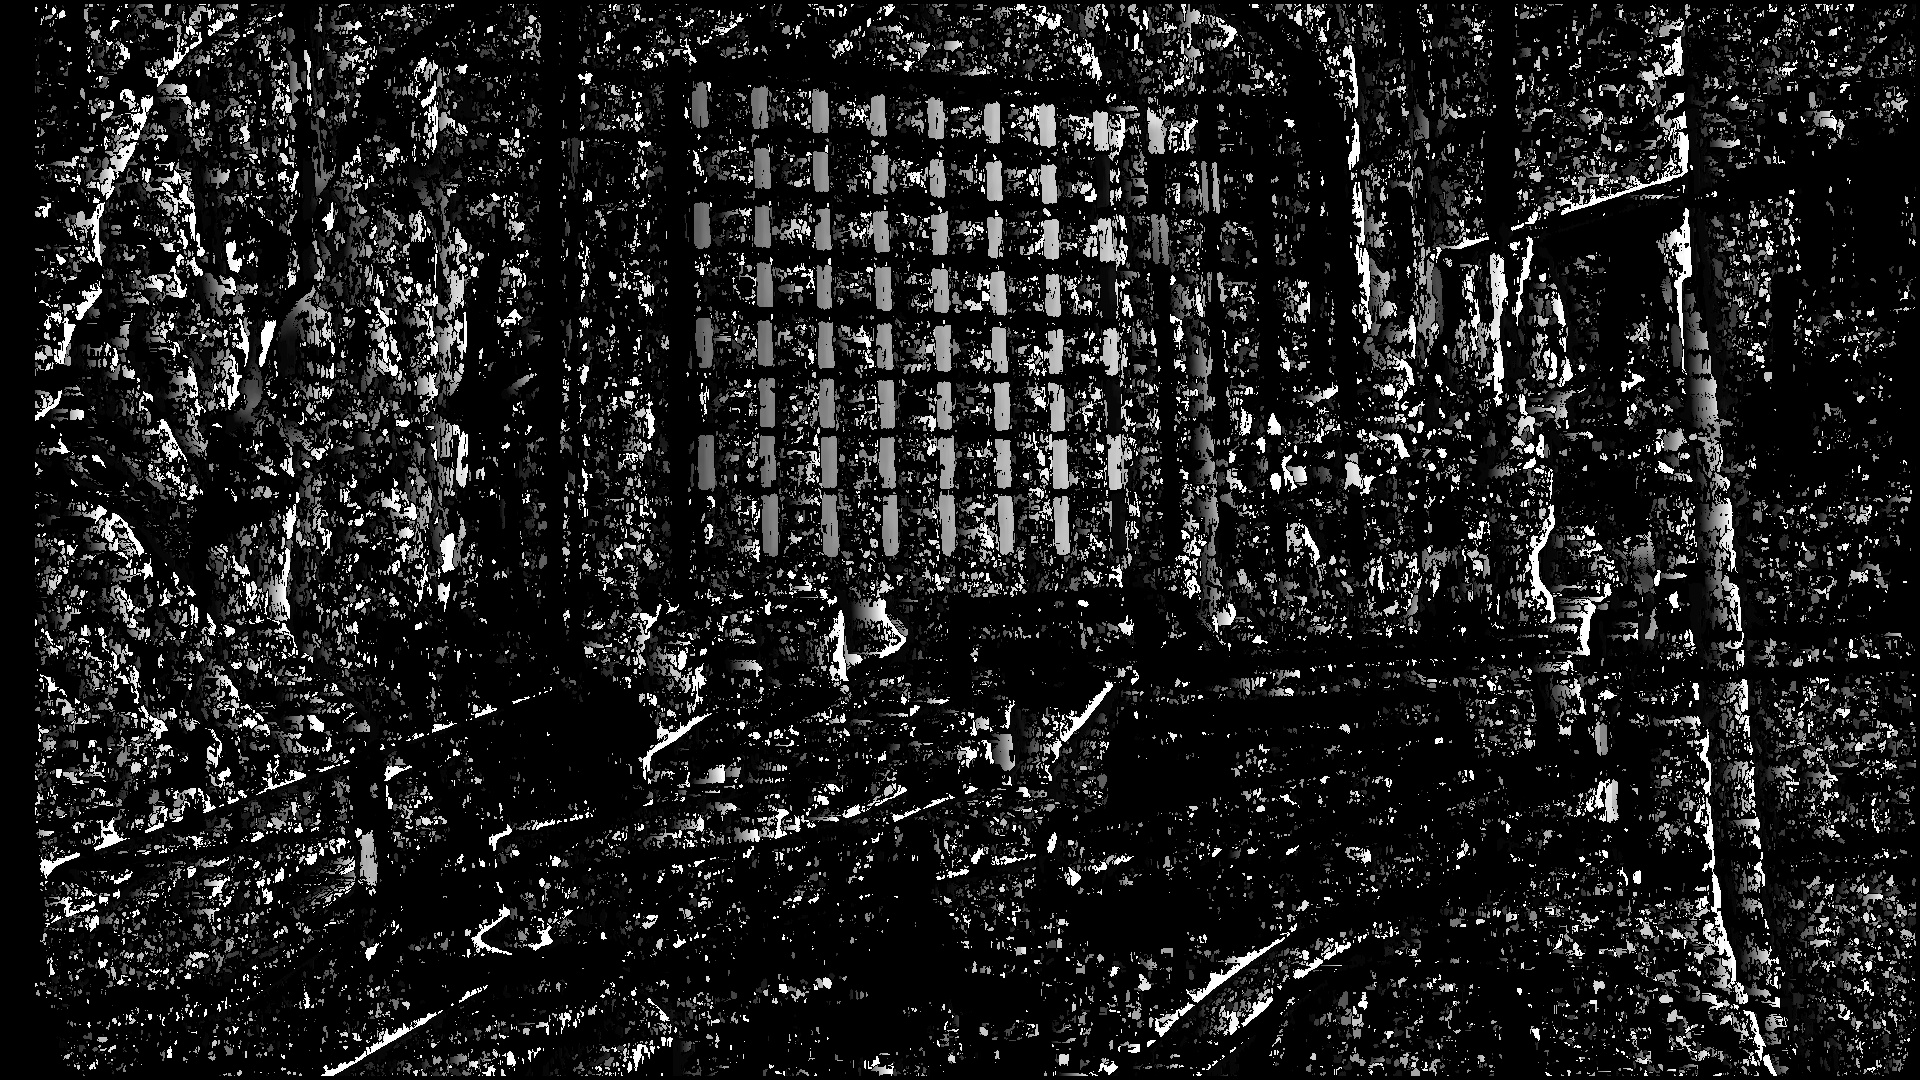

Here is the Python script that generated this plot:
import cv2
import numpy as np
import time
import matplotlib.pyplot as plt

# Загружаем ректифицированные изображения
imgL = cv2.imread("images/left/left_rectified.jpg", cv2.IMREAD_GRAYSCALE)
imgR = cv2.imread("images/right/right_rectified.jpg", cv2.IMREAD_GRAYSCALE)

# Проверяем, что изображения загружены
if imgL is None or imgR is None:
    print("Ошибка: ректифицированные изображения не найдены!")
    exit()

# Применяем CLAHE (адаптивную нормализацию гистограммы)
clahe = cv2.createCLAHE(clipLimit=3.0, tileGridSize=(8, 8))
imgL = clahe.apply(imgL)
imgR = clahe.apply(imgR)

# Применяем размытие для уменьшения шума
imgL = cv2.GaussianBlur(imgL, (5, 5), 0)
imgR = cv2.GaussianBlur(imgR, (5, 5), 0)

# Загружаем параметры калибровки для перевода диспаритета в глубину
calib_data = np.load("rectification_data.npz")
Q = calib_data.get("Q")  # Матрица реконструкции 3D
if Q is None:
    print("Ошибка: Матрица Q не найдена в rectification_data.npz!")
    exit()

# Запускаем таймер
start_time = time.time()

# Оптимизированные параметры StereoBM (более быстрый алгоритм)
stereo = cv2.StereoBM_create(
    numDisparities=64,  # Кратное 16
    blockSize=9  # Оптимальный баланс
)

# Вычисляем карту диспаритета
disparity = stereo.compute(imgL, imgR).astype(np.float32) / 16.0

# Останавливаем таймер
end_time = time.time()
elapsed_time = end_time - start_time

# Преобразуем карту диспаритета в глубину
depth_map = cv2.reprojectImageTo3D(disparity, Q)
depth_values = depth_map[:, :, 2]  # Z-координата

# Выбираем центральную точку для измерения расстояния
h, w = disparity.shape
center_distance = depth_values[h // 2, w // 2]

# Нормализуем карту диспаритета для визуализации
disparity_normalized = cv2.normalize(disparity, None, alpha=0, beta=255, norm_type=cv2.NORM_MINMAX)
disparity_normalized = np.uint8(disparity_normalized)

# Отображаем карту глубины как heatmap
plt.figure(figsize=(10, 6))
plt.imshow(depth_values, cmap='jet')
plt.colorbar(label='Глубина (мм)')
plt.title("Heatmap Глубины")
plt.show()

# Показываем карту диспаритета
cv2.imshow("Disparity Map", disparity_normalized)
cv2.waitKey(0)
cv2.destroyAllWindows()

# Сохраняем карту диспаритета
cv2.imwrite("disparity_map.jpg", disparity_normalized)
print("✅ Карта диспаритета сохранена в disparity_map.jpg")
print(f"⏳ Время расчета: {elapsed_time:.4f} секунд")
print(f"📏 Расстояние до объекта в центре кадра: {center_distance:.2f} мм")
